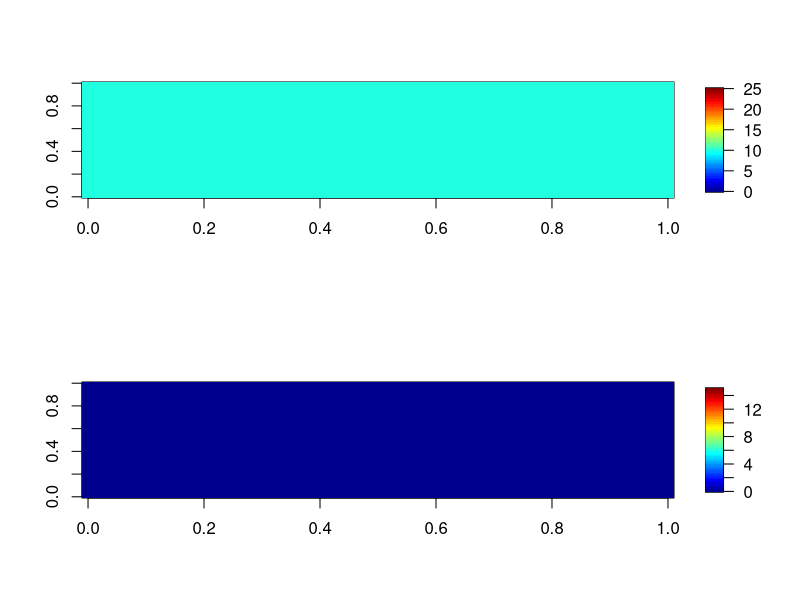
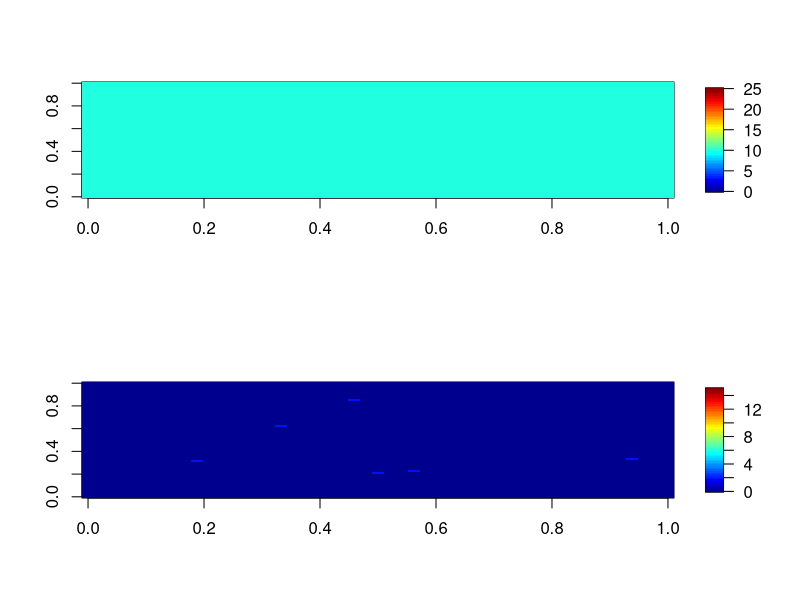
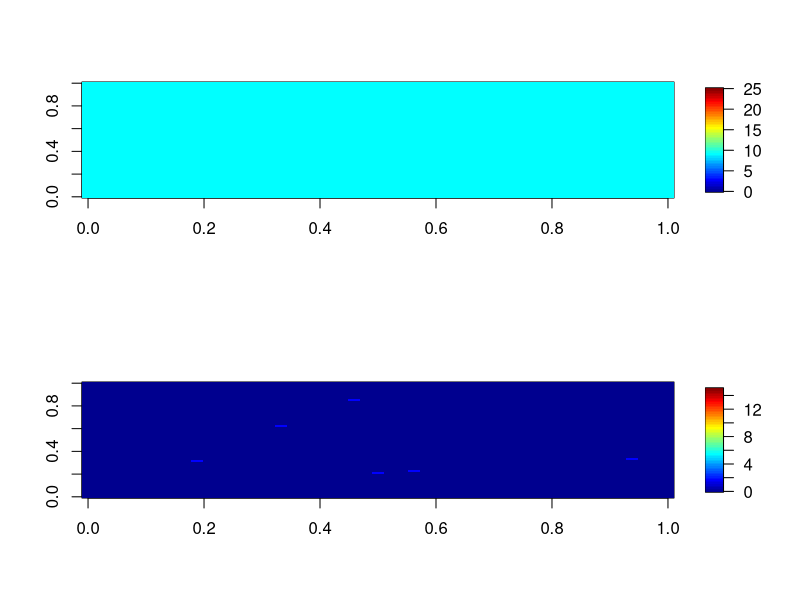
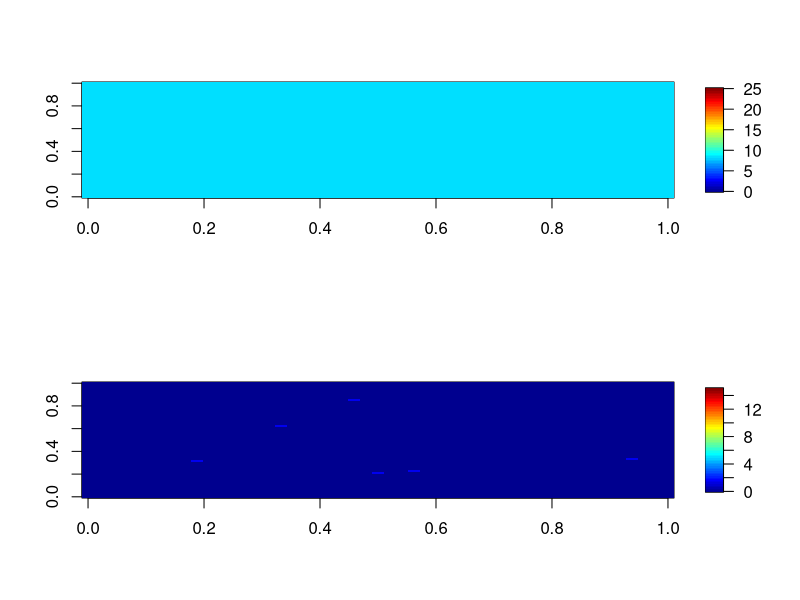
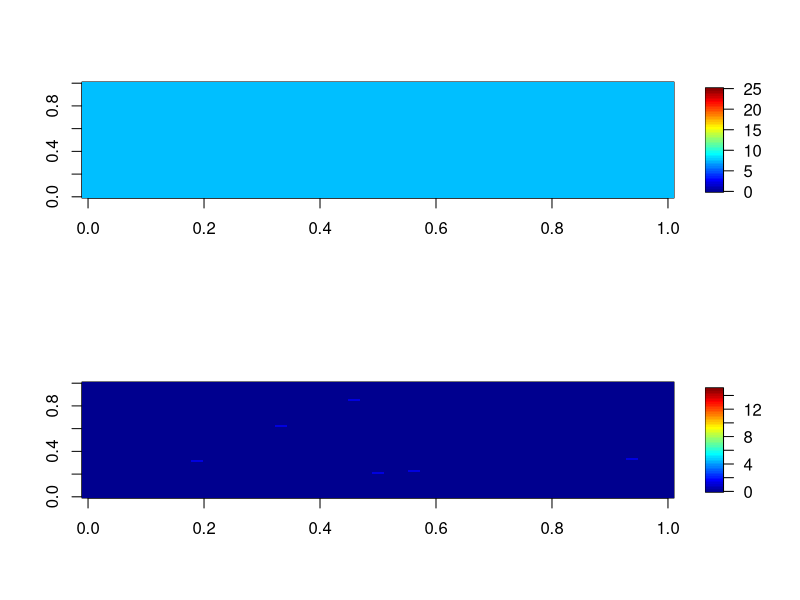
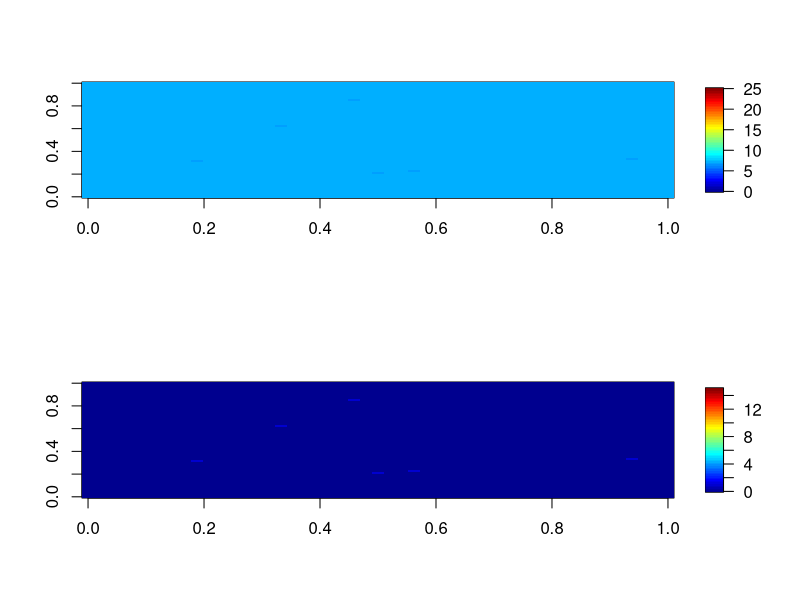
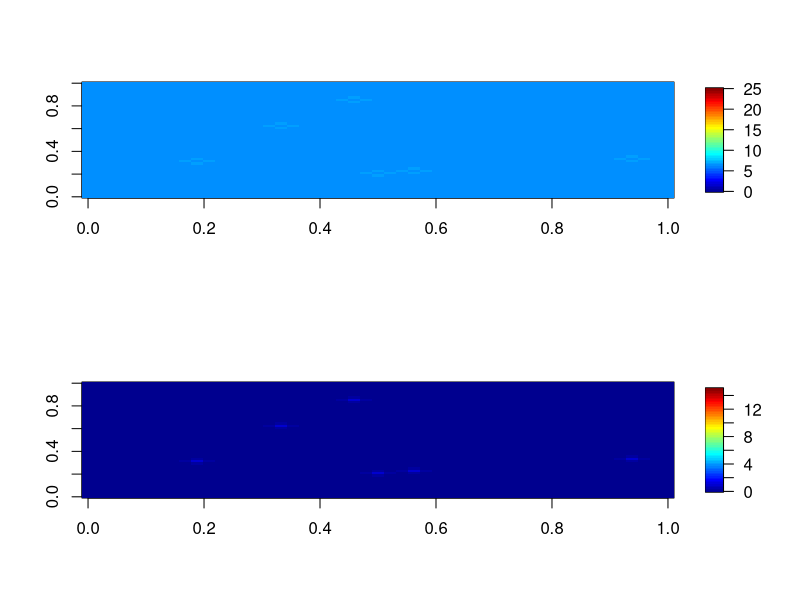
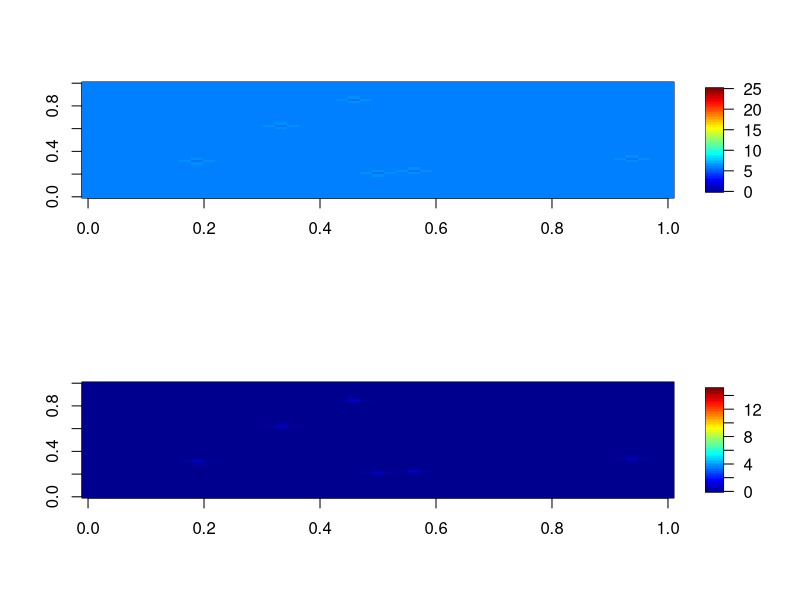

Recreate these plots in R, in order.
library('fields')
library(gsubfn)

# Lotka-Volterra Growth function
f <- function(x_1,x_2,k_1,k_2,r,alpha)
{
  return(r*x_1*(1-(x_1/k_1)-(alpha*x_2/k_2)) )
}

 

#To ensure periodic boundary conditions
makePeriodic <- function(xarray)
{
  
  for (j in 2:(n+1)) {
    xarray[1,j] = xarray[n+1,j]
    xarray[n+2,j] = xarray[2,j]
  }
  
  for (i in 2:(n+1)) {
    xarray[i,1] = xarray[i,n+1]
    xarray[i,n+2] = xarray[i,2]
  }
  
  return(xarray)
}



# Initialize the grid
initializeSpace <-function(xarray,k)
{
  for (i in 2:(n+1)) {
    for (j in 2:(n+1)) {
      xarray[i,j] = k; 
    }     
  }
  xarray=makePeriodic(xarray)
}

#Diffusion, based on finite difference method.
diffTerm <- function(xarray)
{
  diffx = xarray[i-1,j]-2*xarray[i,j]+xarray[i+1,j]
  diffy = xarray[i,j-1]-2*xarray[i,j]+xarray[i,j+1]
  return(diffx+diffy) 
}

# Make diffusion coefficient of cancerous cells depend on normal cells
dCoeff_C <- function(x,k,d_max)
{
  return(d_max*(1-(x/k)))
}

# Carcinogenic event
carc_event <- function(xarray_C,xarray_N)
{
  u = sample.int(10,1)
  print(u)
  rn_cells_row = sample.int(50,u)
  rn_cells_col = sample.int(50,u)
  mu = 0.2
  for (i in 1:u) {
      xarray_C[rn_cells_row[i],rn_cells_col[i]] = mu*xarray_N[rn_cells_row[i],rn_cells_col[i]]
      xarray_N[rn_cells_row[i],rn_cells_col[i]] = xarray_N[rn_cells_row[i],rn_cells_col[i]] - xarray_C[rn_cells_row[i],rn_cells_col[i]]
    }
  return(list(xarray_C,xarray_N))
  }

n = 50
# For normal cells
r_N = 1
k_N =10
dCoeff_N = 0
alpha_NC = 1
dr = 0.1

# For cancerous cells 
r_C = 1.5 # Look up the values for logistic function
k_C = 15 
dCoeff_C_max = 1.5 # make it dependent on neighbouring cells
alpha_CN = 1
#Integration related
tmax=200
dt=0.1 #Note that dt < dx^2/2D for the integration scheme to converge! 
dx=1


popCurr_N = matrix(nrow=n+2,ncol=n+2)
popCurr_N = initializeSpace(popCurr_N, k_N)

popCurr_C = matrix(nrow=n+2,ncol=n+2)
popCurr_C = initializeSpace(popCurr_C, 0)  



par(mfrow=c(2,1))

popPlot_Total = popCurr_N[2:n+1,2:n+1]+popCurr_C[2:n+1,2:n+1]
image.plot(popPlot_Total,zlim=c(0,(k_N+k_C)))

popPlot_Can = popCurr_C[2:n+1,2:n+1]
image.plot(popPlot_Can,zlim=c(0,(k_C)))


Sys.sleep(1)

# Carcinogenic Event
list[popCurr_C, popCurr_N] = carc_event(popCurr_C,popCurr_N )

popPlot_Total=popCurr_N[2:n+1,2:n+1]+popCurr_C[2:n+1,2:n+1]
image.plot(popPlot_Total,zlim=c(0,(k_N+k_C)))

popPlot_Can = popCurr_C[2:n+1,2:n+1]
image.plot(popPlot_Can,zlim=c(0,(k_C)))

for (t in 2:tmax)
{
  #Numerical integration  
  popPast_N = popCurr_N
  popPast_C = popCurr_C
  
  for (i in 2:(n+1) ) {
    for (j in 2:(n+1) ) {
      popCurr_N[i,j] = (popPast_N[i,j] + dt*f(popPast_N[i,j],popPast_C[i,j],k_N,k_C,r_N,alpha_NC) 
                        + dt*dCoeff_N*diffTerm(popPast_N)/(dx*dx) - dr*(popPast_N[i,j])); 
      popCurr_C[i,j] = (popPast_C[i,j] + dt*f(popPast_C[i,j],popPast_N[i,j],k_C,k_N,r_C,alpha_CN) 
                        + dt*dCoeff_C(popPast_N[i,j],k_N,dCoeff_C_max)*diffTerm(popPast_C)/(dx*dx)); 
    }
  }
  
 
  #Make the array consistent with periodic boundary conditions.
  popCurr_N = makePeriodic(popCurr_N)
  popCurr_C = makePeriodic(popCurr_C)
  
  popPlot_Total = popCurr_N[2:n+1,2:n+1] + popCurr_C[2:n+1,2:n+1];
  image.plot(popPlot_Total,zlim=c(0,(k_N+k_C)))
  
  popPlot_Can = popCurr_C[2:n+1,2:n+1]
  image.plot(popPlot_Can,zlim=c(0,(k_C)))
  
  #Sleep, so that animation is visible.
  Sys.sleep(0.1);
}
# hi
# image.plot(popPlot_Total,zlim=c(0,(k_N+k_C)))
